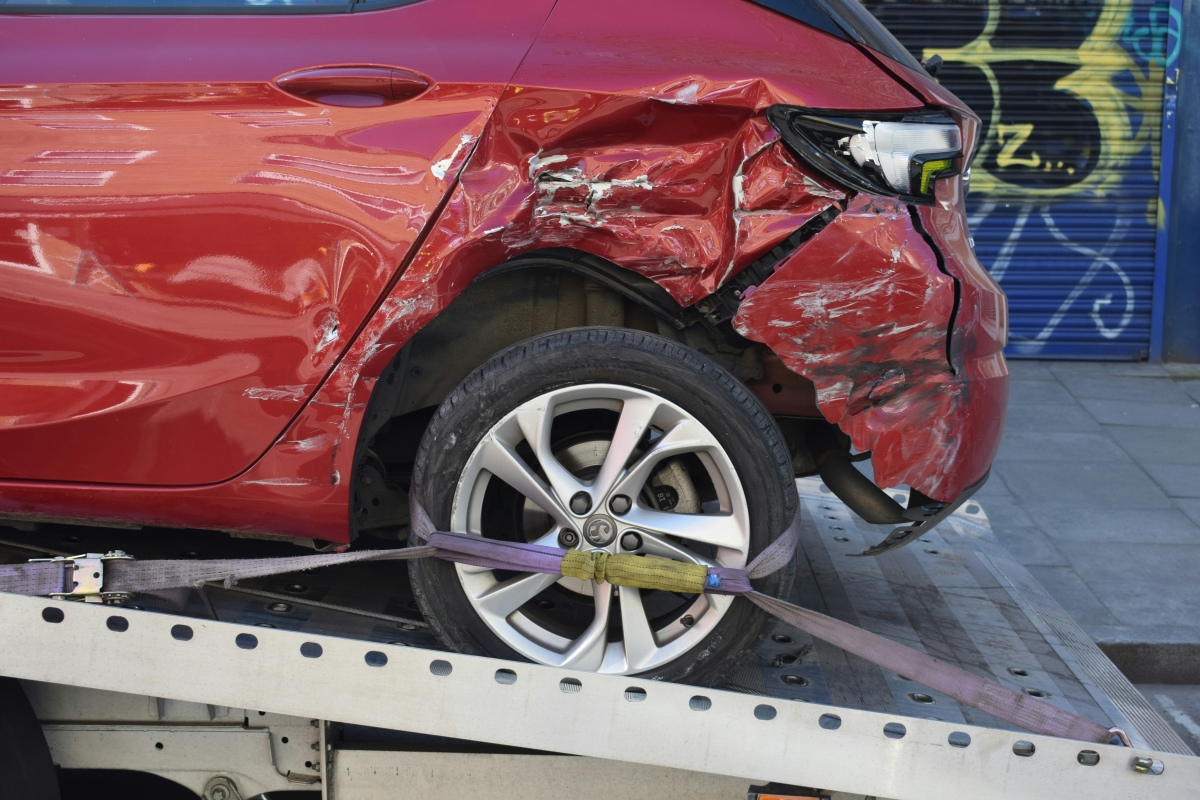
#> input picture data/sample_images/car2_damaged.jpg, 6000 x 4000 px (shown at 1/5 size)
$ python -i image_analyzer.py   (imports and definitions only)   (older library calls are emulated)
#> lines starting #> are read from the running program, lines starting #| are printed output that depends on the picture; after the words box and inside, x2 and y2 are one past the last pixel; in counts of white or black regions, pixels touching at a corner belong together
### src/utils/logger.py
import logging
import yaml
import os

def setup_logger(name: str) -> logging.Logger:
    with open("config/config.yaml", "r") as f:
        config = yaml.safe_load(f)

    log_level = config["logging"]["level"]
    log_format = config["logging"]["format"]

    logging.basicConfig(level=log_level, format=log_format)
    logger = logging.getLogger(name)
    return logger

### src/models/image_analyzer.py
import cv2
import numpy as np
import os
import sys

sys.path.append(os.path.abspath(os.path.join(os.path.dirname(__file__), "../..")))
from src.utils.logger import setup_logger

# [1 line that did not run here, left out]


class VehicleImageAnalyzer:
    """
    OpenCV-only image analysis pipeline.
    No deep learning dependency — fully lightweight and portable.
    """

    def analyze(self, image_path: str) -> dict:
        img = self._load_image(image_path)
        if img is None:
            return {"error": f"Could not load image: {image_path}"}

        quality = self._assess_quality(img)
        damage = self._estimate_damage_signals(img)
        composition = self._assess_composition(img)
        damage_flags = self._damage_flags(damage)

        condition_score = self._combine_scores(quality, damage)

        return {
            "quality_metrics": quality,
            "damage_signals": damage,
            "damage_flags": damage_flags,
            "composition": composition,
            "image_condition_score": condition_score,
            "verdict": self._verdict(condition_score, quality)
        }

    def _load_image(self, image_path: str):
        if not os.path.exists(image_path):
            logger.error(f"File not found: {image_path}")
            return None
        img = cv2.imread(image_path)
#> img is the input picture: shape (4000, 6000, 3); mean B, G, R 98.2, 91.7, 121.3
        if img is None:
            logger.error(f"cv2 could not read: {image_path}")
            return None
        # Resize for consistent processing
        img = cv2.resize(img, (800, 600))
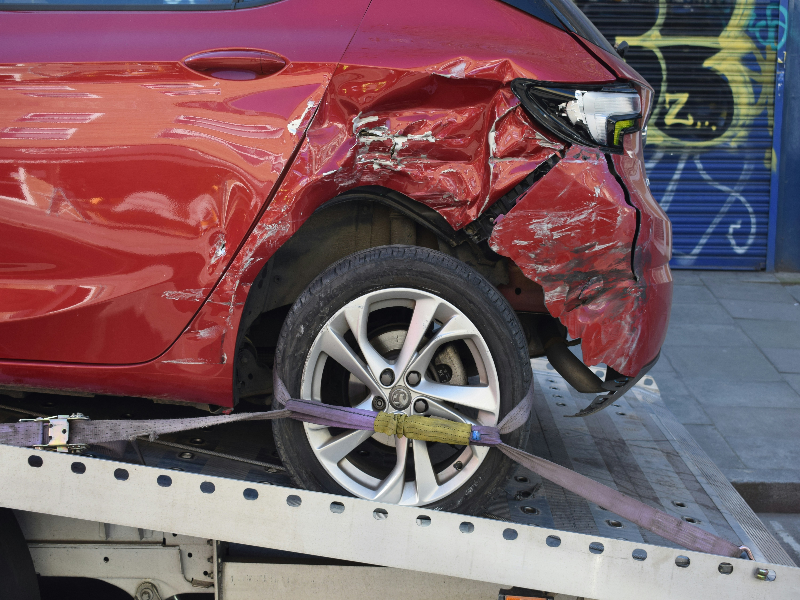
#> img: shape (600, 800, 3); mean B, G, R 98.1, 91.6, 121.2
        return img

    # ------------------------------------------------------------------ #
    # Quality: blur, brightness, contrast
    # ------------------------------------------------------------------ #
    def _assess_quality(self, img) -> dict:
        gray = cv2.cvtColor(img, cv2.COLOR_BGR2GRAY)
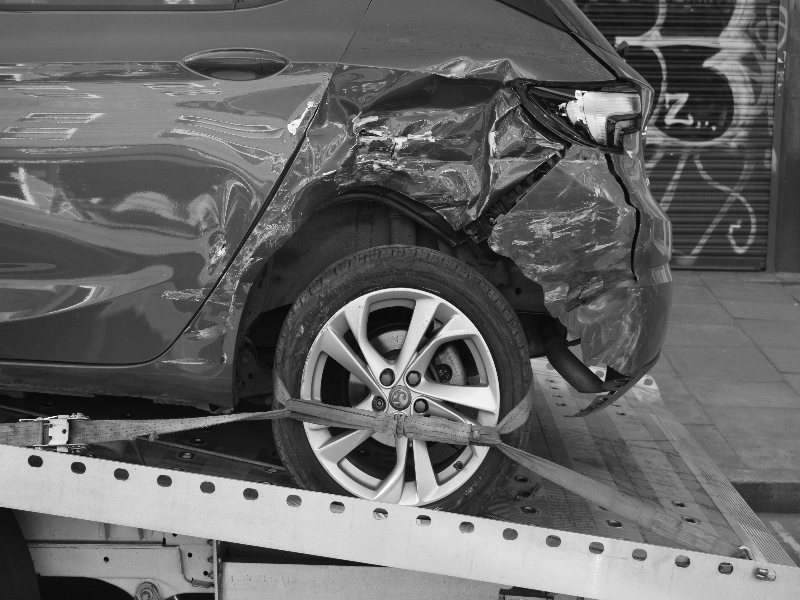
#> gray: shape (600, 800); min 8, max 255, mean 101.2

        # Blur detection — Laplacian variance. Higher = sharper.
        blur_score = cv2.Laplacian(gray, cv2.CV_64F).var()
#> blur_score = 1525.6

        # Brightness — mean pixel intensity (0-255)
        brightness = float(np.mean(gray))
#> brightness = 101.2

        # Contrast — std deviation of pixel intensities
        contrast = float(np.std(gray))
#> contrast = 54.85
#> in analyze, `quality = self._assess_quality(img)`: quality = {'blur_score': 1525.6, 'brightness': 101.2, 'contrast': 54.85, 'is_blurry': False, 'is_too_dark': False, 'is_too_bright': False}

        return {
            "blur_score": round(float(blur_score), 2),
            "brightness": round(brightness, 2),
            "contrast": round(contrast, 2),
            "is_blurry": bool(blur_score < 100),
            "is_too_dark": bool(brightness < 60),
            "is_too_bright": bool(brightness > 200)
        }

    # ------------------------------------------------------------------ #
    # Damage signals: rust detection via HSV color filtering
    # ------------------------------------------------------------------ #
    def _estimate_damage_signals(self, img) -> dict:
        hsv = cv2.cvtColor(img, cv2.COLOR_BGR2HSV)
#> hsv: shape (600, 800, 3); mean H, S, V 87.1, 85.7, 130.3
        gray = cv2.cvtColor(img, cv2.COLOR_BGR2GRAY)

        # Step 1: Color-based candidate mask (orange-brown tones)
        rust_lower = np.array([5, 50, 50])
        rust_upper = np.array([20, 255, 200])
        rust_color_mask = cv2.inRange(hsv, rust_lower, rust_upper)
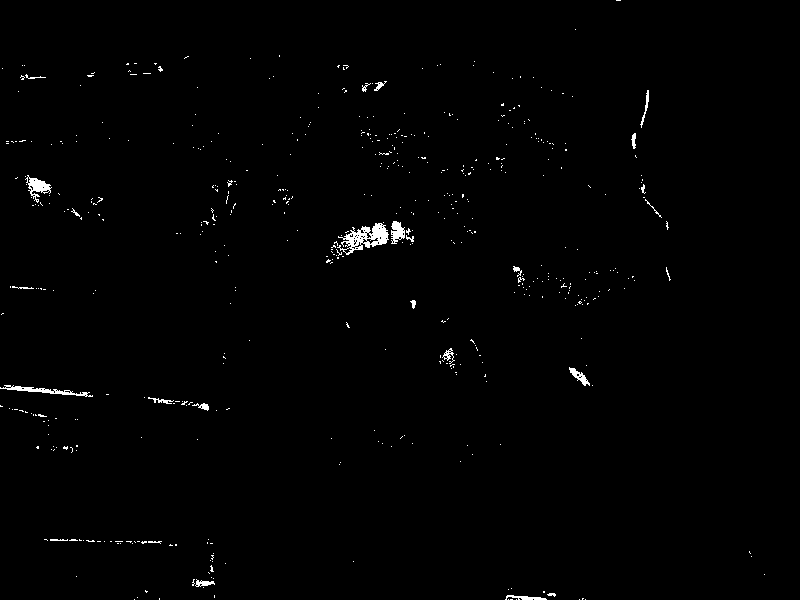
#> rust_color_mask: shape (600, 800); 0.81% white; 527 white regions (501 under 20 px), largest, box (x1, y1, x2, y2) and area: (337, 223, 389, 255) 726, (0, 385, 93, 397) 324, (25, 175, 52, 203) 289
        rust_color_ratio = float(rust_color_mask.sum()) / (img.shape[0] * img.shape[1] * 255)
#> rust_color_ratio = 0.00812

        # Step 2: Texture check — rust is rough/noisy, smooth tan paint is not.
        # Compute local variance (texture) only within the candidate region.
        rust_texture_score = 0.0
        if rust_color_ratio > 0.01:
            lap = cv2.Laplacian(gray, cv2.CV_64F)
            masked_pixels = lap[rust_color_mask > 0]
            if len(masked_pixels) > 0:
                rust_texture_score = float(np.var(masked_pixels))

        # Rust = correct color AND rough texture
        rust_detected = bool(rust_color_ratio > 0.04 and rust_texture_score > 800)
#> rust_detected = False

        # Edge density — proxy for dents/scratches
        edges = cv2.Canny(gray, 100, 200)
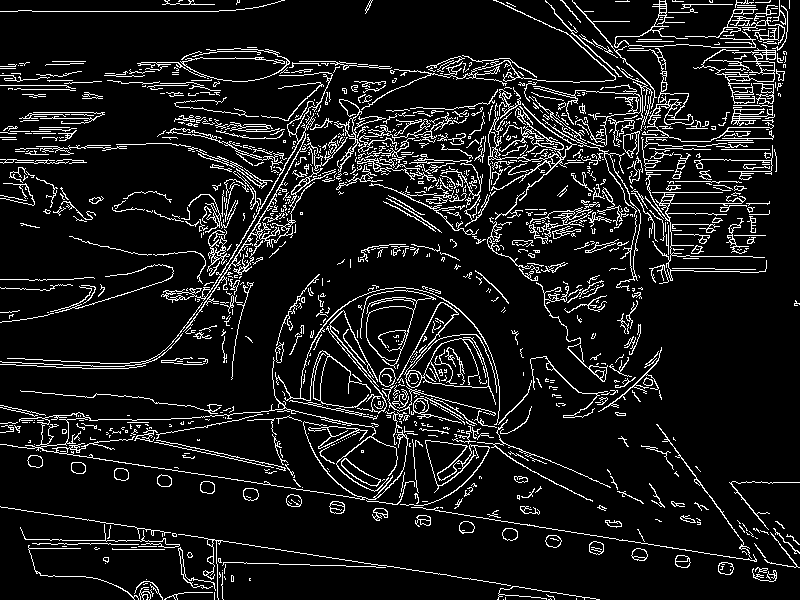
#> edges: shape (600, 800); 9.8% white in thin lines or dots
        edge_density = float(edges.mean())
#> edge_density = 25.04

        # Dark patch detection — potential dents/shadows
        dark_mask = cv2.inRange(gray, 0, 40)
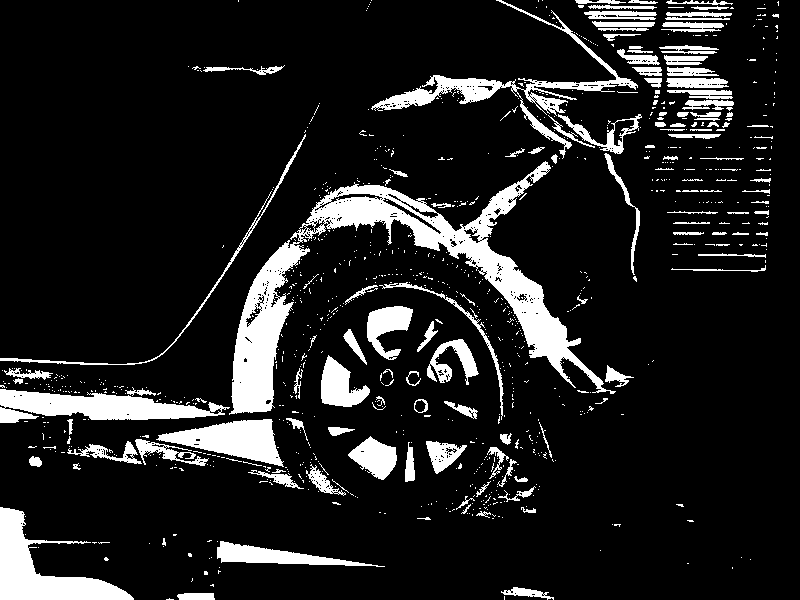
#> dark_mask: shape (600, 800); 12.6% white; 949 white regions (817 under 20 px), largest, box (x1, y1, x2, y2) and area: (229, 161, 616, 415) 17527, (0, 507, 134, 600) 4814, (0, 389, 230, 423) 4460
        dark_ratio = float(dark_mask.sum()) / (img.shape[0] * img.shape[1] * 255)
#> dark_ratio = 0.126
#> in analyze, `damage = self._estimate_damage_signals(img)`: damage = {'rust_color_ratio_pct': 0.81, 'rust_texture_score': 0, 'edge_density': 25.04, 'dark_patch_ratio_pct': 12.65, 'rust_detected': False, 'high_edge_complexity': False}

        return {
            "rust_color_ratio_pct": round(rust_color_ratio * 100, 2),
            "rust_texture_score": round(rust_texture_score, 2),
            "edge_density": round(edge_density, 2),
            "dark_patch_ratio_pct": round(dark_ratio * 100, 2),
            "rust_detected": rust_detected,
            "high_edge_complexity": bool(edge_density > 30)
        }

    # ------------------------------------------------------------------ #
    # Composition: is this a proper vehicle photo or random/stock image?
    # ------------------------------------------------------------------ #
    def _assess_composition(self, img) -> dict:
        gray = cv2.cvtColor(img, cv2.COLOR_BGR2GRAY)

        # Color variance — stock/studio photos often have very uniform backgrounds
        color_std = float(np.std(img))
#> color_std = 60.33

        # Aspect ratio check (after resize this is always 800x600, so check original)
        h, w = img.shape[:2]
#> h = 600; w = 800
        aspect_ratio = round(w / h, 2)
#> aspect_ratio = 1.33
#> in analyze, `composition = self._assess_composition(img)`: composition = {'color_variance': 60.33, 'aspect_ratio': 1.33, 'likely_studio_photo': False}
#> in analyze, `damage_flags = self._damage_flags(damage)`: damage_flags = 2 items
#> in analyze, `condition_score = self._combine_scores(quality, damage)`: condition_score = 90

        return {
            "color_variance": round(color_std, 2),
            "aspect_ratio": aspect_ratio,
            "likely_studio_photo": bool(color_std < 30)
        }

    # ------------------------------------------------------------------ #
    # Combine into single 0-100 condition score
    # ------------------------------------------------------------------ #
    def _combine_scores(self, quality, damage) -> float:
        """
        Score is driven primarily by IMAGE QUALITY — which is reliable.
        Damage/rust signals are informational only (see _verdict) because
        color/texture heuristics without object localization are unreliable
        on uncropped images (background, ground, bumpers create false positives).
        """
        score = 50.0  # neutral baseline

        if quality["is_blurry"]:
            score -= 30
        else:
            score += 20

        if quality["is_too_dark"] or quality["is_too_bright"]:
            score -= 15
        else:
            score += 10

        # Small contrast bonus — sharp, well-lit photos score higher
        if quality["contrast"] > 50:
            score += 10

        return round(max(0, min(100, score)), 1)

    def _verdict(self, condition_score, quality) -> str:
        if quality["is_blurry"]:
            return "IMAGE QUALITY TOO LOW — request clearer photos"
        elif condition_score >= 70:
            return "GOOD IMAGE QUALITY — suitable for listing review"
        elif condition_score >= 45:
            return "ACCEPTABLE IMAGE QUALITY — minor issues"
        else:
            return "POOR IMAGE QUALITY — request better photos"

    def _damage_flags(self, damage) -> dict:
        flags = []

        if damage["rust_detected"]:
            flags.append(
                "Possible rust/discoloration detected — verify visually"
            )

        if damage["high_edge_complexity"]:
            flags.append(
                "High visual complexity — possible damage or busy background"
            )

        if damage["dark_patch_ratio_pct"] > 25:
            flags.append(
                "Large dark regions — possible shadow or dent"
            )

        return {
            "flags": flags if flags else ["No flags raised"],
            "reliability": "EXPERIMENTAL — requires manual verification"
        }


# [16 lines not run here, left out]

>>> result = VehicleImageAnalyzer().analyze('../../data/sample_images/car2_damaged.jpg')
#> result = 6 items
